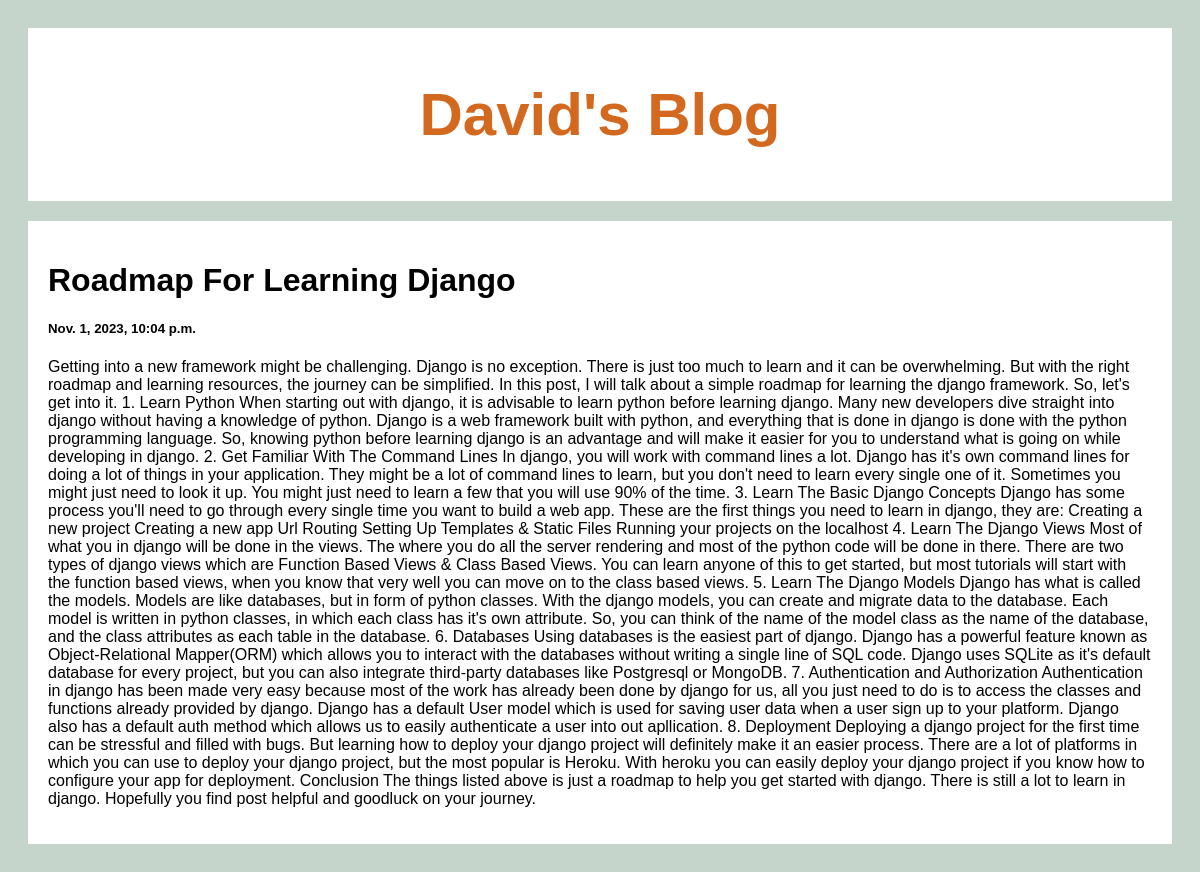
Screenshot of /post/3 with the database file from the repository.
### posts/models.py (models this page shows)
class Post(models.Model):
    title = models.CharField(max_length=100)
    body = models.CharField(max_length=1000000)
    created_at = models.DateTimeField(default=datetime.now, blank=True)

### posts/views.py (the view)
# urls.py: path('post/<str:pk>', views.post, name='post')
def post(request, pk):
    posts = Post.objects.get(id=pk)
    return render(request, 'posts.html', {'posts': posts})

### templates/posts.html (shortened to what this page needs)
<!DOCTYPE html>
<html>
<head>
</head>
<body>
<div class="header">
  <h2>David's Blog</h2>
</div>
<div class="row">
  <div class="leftcolumn">
    <div class="card">
        <h1>{{posts.title}}</h1>
        <h5>{{posts.created_at}}</h5>
        <p>{{posts.body}}</p>
  </div>
</div>
</body>
</html>

### templates/posts.html (style rules this page uses)
* { box-sizing: border-box; }
h2 { color: #D2691E; }
body { font-family: Arial; padding: 20px; background: #c5d5cb; }
.header { padding: 2px; font-size: 40px; text-align: center; background: white; }
.leftcolumn { float: left; width: 100%; }
.card { background-color: white; padding: 20px; margin-top: 20px; }
.row:after { content: ""; display: table; clear: both; }

### rows the page displays
Post: title "Roadmap For Learning Django", created_at "Nov. 1, 2023, 10:04 p.m.", body "Getting into a new framework might be challenging. Django is no exception. There is just too much to learn and it can be overwhelming. But with the right roadmap and learning resources, the journey can be simplified. In this post, I will talk about a simple roadmap for learning the django framework. So, let's get into it. 1. Learn Python When starting out with django, it is advisable to learn python before learning django. Many new developers dive straight into django without having a knowledge of python. Django is a web framework built with python, and everything that is done in django is done with the python programming language. So, knowing python before learning django is an advantage…"
